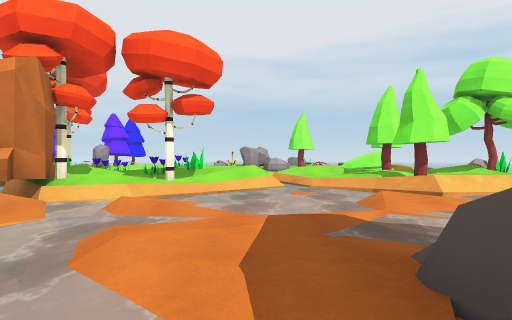
view 1 (above)

13 first-person views from a walk through a scene from a Unity 3-D project. The camera is 1.4 m above the floor, looks level and sees 75° across. The floor is counted in squares, 2 m on a side. Each view is taken from the middle of a square. On the plan, view 1 faces up. The plan holds only what a view shows up to about 10 squares ahead; the rest is blank. The place goes on beyond the plan.

view 2
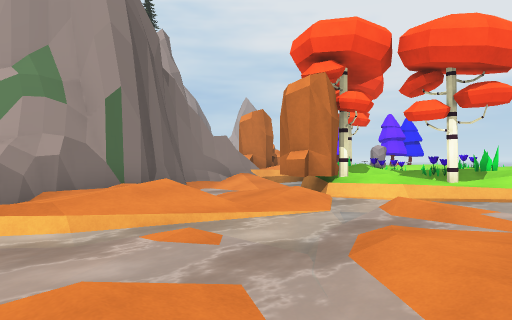

view 3
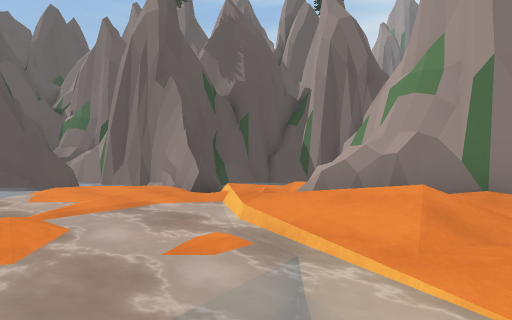

view 4
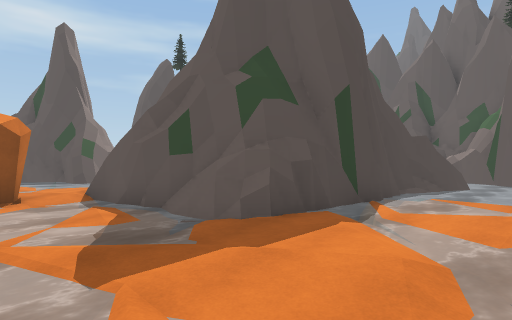

view 5
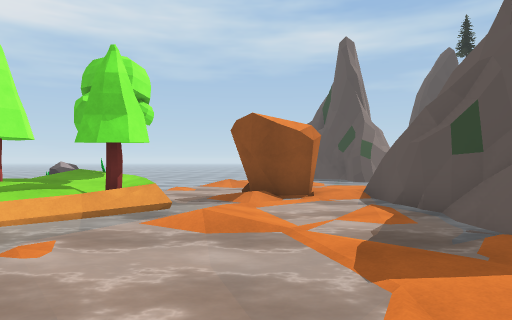

view 6
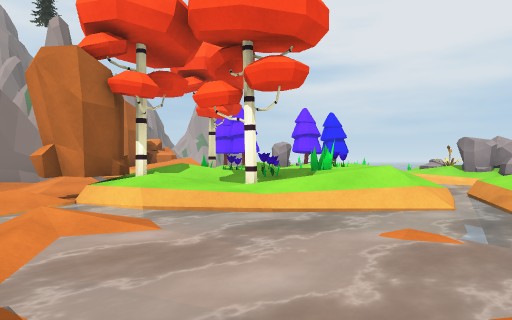

view 7
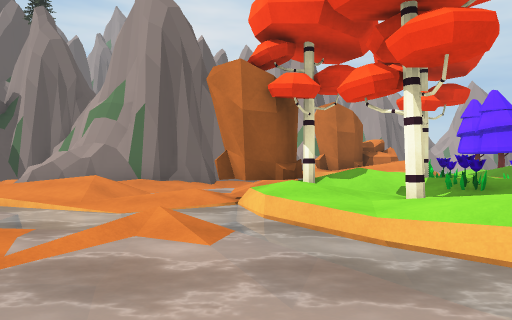

view 8
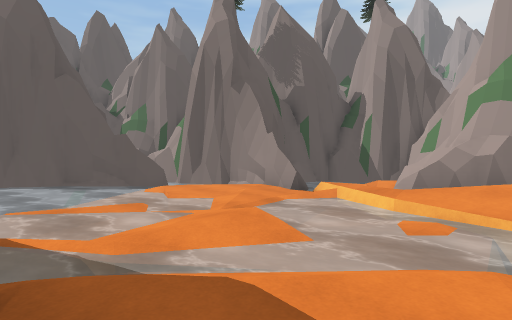

view 9
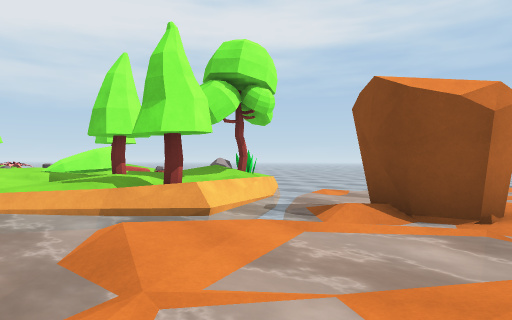

view 10
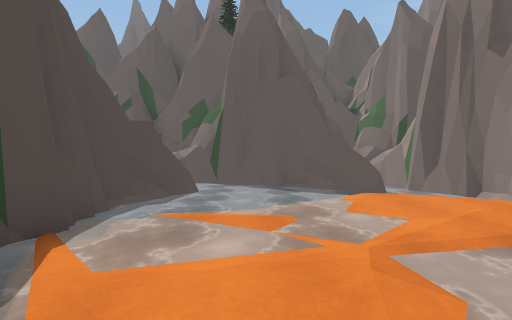

view 11
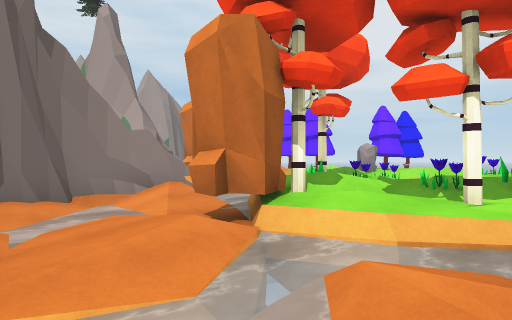

view 12
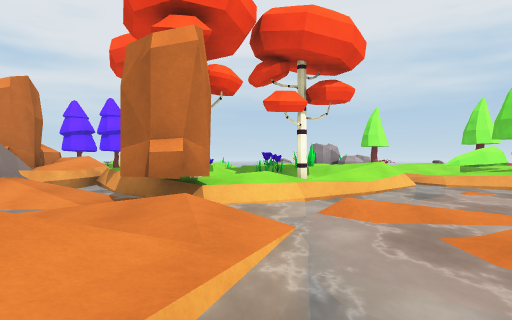

view 13
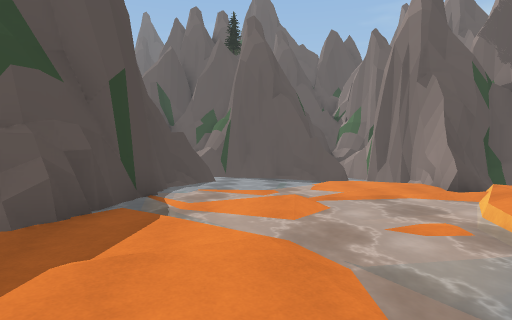

### Floor plan
Key: @ floor where view 1 was taken; # wall or solid block; . main floor; : floor 0.25 m higher than the main floor; + floor 0.5 m higher than the main floor; / step, stairs or slope; ~ water the walk can cross; ≈ water the walk keeps out of; ^ raised ledge; P plant; T tree; O other object.
Columns run from 7 left of view 1 to 7 right of it. Each row starts with its distance up from view 1.
 10 #OPP^P^^^^^T O
  9 ^^O^PP^^^^^^^PO
  8 ^^^^^T^^≈^^^^T≈
  7 #≈^T^^^~.~^T^≈≈
  6 #:OO^≈~~~./≈≈≈≈
  5 #≈:#≈:~~~//.OO≈
  4 #≈.:≈~~./~~~OO
  3 #:++≈≈//~~.≈≈
  2 #:++~~.:^#####
  1 #.:≈~~.≈###
  0 ^.:~~//@#
 -1 ≈.///~~~#
 -2  ##:/≈.~#
 -3 ≈##/.~~≈#
 -4 ### :~≈≈#
 -5  ##≈≈≈≈≈#
 -6   ###≈≈≈
 -7     ##≈≈≈

Where each view was taken, in squares from view 1:
view 1: 0 up, 0 right, facing up
view 2: 0 up, 0 right, facing up-left
view 3: 4 up, 1 left, facing down-left
view 4: 5 up, 2 left, facing down-right
view 5: 5 up, 2 left, facing right
view 6: 4 up, 2 right, facing up-left
view 7: 6 up, 2 right, facing left
view 8: 3 up, 1 right, facing down-left
view 9: 3 up, 1 right, facing up-right
view 10: 2 up, 1 left, facing down
view 11: 3 up, 1 left, facing up-left
view 12: 1 up, 3 left, facing up
view 13: 5 up, 1 left, facing down
